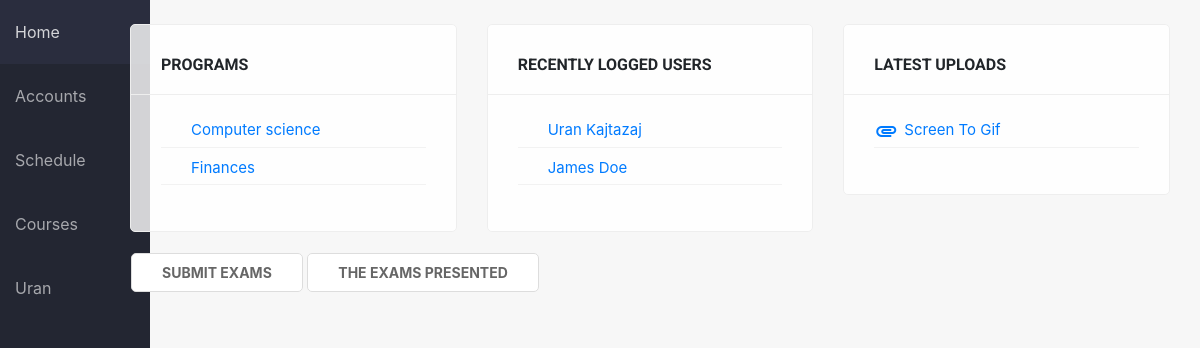
The app's page / (signed in) with its own data.
### sems/models.py (models this page shows, shortened)
class Student(models.Model):
    user = models.OneToOneField(User, on_delete=models.CASCADE, null=True)
    first_name = models.CharField(max_length=100, null=True)
    last_name = models.CharField(max_length=100, null=True)
    picture = models.ImageField(null=True, blank=True, default='no-img.png')
    website = models.URLField(max_length=100, null=True, blank=True)
    email = models.EmailField(max_length=100, null=True)
    program = models.ForeignKey(Program, on_delete=models.SET_NULL, null=True)
    country = models.ForeignKey(State, on_delete=models.SET_NULL, null=True)
    city = models.CharField(max_length=100, null=True)
    course = models.ManyToManyField(Course, related_name='course', blank=True)
    course_teacher = models.ManyToManyField(Course, related_name='course_teacher', blank=True)
    viti = models.IntegerField(choices=YEARS, default=1)
    semester = models.IntegerField(choices=SEMESTER, default=1)
    level = models.CharField(max_length=100, choices=LEVELS, default=1)

class Program(models.Model):
    name = models.CharField(max_length=150)
    summary = models.TextField(null=True, blank=True)

class Upload(models.Model):
    name = models.CharField(max_length=100)
    course = models.ForeignKey(Course, on_delete=models.CASCADE)
    file = models.FileField(upload_to='files/', validators=[FileExtensionValidator(['pdf', 'docx', 'doc', 'xls', 'xlsx', 'ppt', 'pptx', 'zip', 'rar', '7zip'])])
    upload_time = models.DateTimeField(default=datetime.now, null=True)
    def __str__(self):
        return str(self.file)[6:]

### sems/views.py (the view)
# urls.py: re_path(r'^$', views.home_view, name='home'),
def home_view(request):
    uploads = Upload.objects.all().order_by('-upload_time')[:5]
    programs = Program.objects.all()
    users = User.objects.all().order_by('-last_login')[:5]
    news = New.objects.all().order_by('-create_date')[:3]
    if request.user.is_authenticated:
        return render (
            request, 'home.html', {'uploads': uploads, 'programs': programs, 'users': users, 'news': news},
        )
    else:
        return redirect('login')

### sems/templates/home.html (shortened to what this page needs)
{% extends 'base_generic.html' %}
{% block content %}
<div class="container">
    <div class="row">
        {% if news %}
                    {% load static %}
        {% endif %}
        <div class="col-md-4 col-sm-6 col-xs-12">
            <div class="card-box">
                <h6>Programs</h6>
                <ul class="list-unstyled">
                    {% for program in programs %}
                    <a href="{% url 'program_single' pk=program.pk %}"><li>{{ program.name }}</li></a>
                    {% endfor %}
                </ul>
            </div>
        </div>
        <div class="col-md-4 col-sm-6 col-xs-12">
            <div class="card-box">
                <h6>Recently logged users</h6>
                <ul class="list-unstyled">
                    {% for user in users %}
                    <a href="{% url 'student_detail' pk=user.student.pk %}"><li>{{ user.student.first_name }} {{ user.student.last_name }}</li></a>
                    {% endfor %}
                </ul>
            </div>
        </div>
        <div class="col-md-4 col-sm-6 col-xs-12">
            <div class="card-box">
                <h6>Latest uploads</h6>
                {% load static %}
                <ul class="list-unstyled">
                    {% for upload in uploads %}
                    <li><a href="{% url 'course_detail' pk=upload.course.pk %}" title="{{ upload }}"><i class="material-icons">attachment</i> {{ upload.name }}</a></li>
                    {% endfor %}
                </ul>
            </div>
        </div>
        <div class="col-md-12 col-xs-12">
            <div class="empty-box">
                <a href="{% url 'provimet' %}" class="btn btn-primary">Submit exams</a>
                <a href="{% url 'provimet_paraqitura' %}" class="btn btn-primary">The exams presented</a>
            </div>
        </div>
    </div>
</div>
{% endblock %}

### sems/templates/base_generic.html (shortened to what this page needs)
{% load static %}
<html>
<head>
    <link rel="stylesheet" href="https://use.fontawesome.com/releases/v5.0.12/css/all.css">
    <link rel="stylesheet" href="{% static 'css/bootstrap.min.css' %}">
    <link rel="stylesheet" href="{% static 'css/main.css' %}">
    <link rel="stylesheet" href="{% static 'fonts/fontawesome-all.min.css' %}">
</head>
<body>
    <div class="wrapper">
        <div class="container-fluid">
            <div class="row">
                <div class="no-padding col-md-1 col-sm-4">
                    <header>
                        <nav>
                            {% url 'home' as hom %} {% url 'students' as acc %} {% url 'programs' as prog %} {% url 'login' as log %} {% url 'student_detail' pk=user.student.pk as sd %}
                            <a href="{% url 'home' %}" {% if request.path == hom %} class="active" {% endif %}>Home</a>
                            <a href="{% url 'students' %}" {% if request.path == acc %} class="active" {% endif %}>Accounts</a>
                            <a href="{% url 'schedule' %}"> Schedule </a>
                            <a href="{% url 'programs' %}" {% if request.path == prog %} class="active" {% endif %}>Courses</a>
                            <div>
                                {% if not user.is_authenticated %}
                                <a href="{% url 'login' %}" {% if request.path == log %} class="active" {% endif %}>Login</a> {% else %}
                                <div class="dd">
                                    <a {% if request.path == sd %} class="active" {% endif %}>{{ user.student.first_name }}</a>
                                </div>
                                {% endif %}
                            </div>
                        </nav>
                    </header>
                </div>
                <div class="col-md-11 col-sm-8">
                    <br>
                    {% block content %} {% endblock %}
                </div>
            </div>
        </div>
    </div>
</body>
</html>

### sems/static/css/main.css (style rules this page uses)
* { --main-color: #006992; }
body { display: flex; flex-direction: column; background-color: #f7f7f7; min-height: 100vh; }
.wrapper { flex: 1; }
.no-padding { padding: 0; }
nav { background-color: #232632; margin-bottom: 15px; border-bottom: 1px solid #eee; height: 100vh; position: fixed; min-width: 150px; }
nav a { display: block; padding: 20px 15px; color: rgba(255,255,255,.6); transition: 100ms ease; }
a.active { color: rgba(255,255,255,.8); background-color: #2A2D3E; }
.dd::before, .minus::before { content: '+'; position: absolute; right: 0; font-size: 20px; margin-top: 15px; margin-right: 5px; }
.dd { position: relative; cursor: pointer; display: block; color: rgba(255,255,255,.6); }
.shadow-box, .card-box, .empty-box { padding: 30px; border-radius: 5px; margin-bottom: 10px; display: block; border: 1px solid #eee; position: relative; background-color: rgba(255,255,255,.8); position: relative; overflow: hidden; }
.card-box:not(.no-shade)::before { content: ''; width: 100%; height: 70px; border-bottom: 1px solid #eee; z-index: 1; left: 0; top: 0; position: absolute; }
.card-box h6 { z-index: 5; margin-bottom: 40px; text-transform: uppercase; font-family: "Roboto"; font-weight: bold; }
.empty-box { border-color: transparent; background-color: transparent; padding: 10px 0; }
.card-box ul { margin-top: 25px; }
.card-box li, .card-box .label { margin-bottom: 4px; font-size: 15px; border-bottom: 1px solid #f2f2f2; position: relative; transition: 150ms ease; }
.card-box li { padding-left: 30px; padding-top: 5px; padding-bottom: 5px; }
.btn { border: none; text-transform: uppercase; font-size: normal; font-weight: bold; border-radius: 4px; position: relative; padding: 6px 20px; padding-left: 30px; }
.btn-primary, .empty-box a.btn-primary, .empty-box button.btn-primary, input.btn-primary, .btn-third, .btn-danger { border-radius: 5px; background-color: #fff; border: 1px solid #ddd; color: #666; font-size: 14px; box-shadow: none; padding: 8px 30px; background: #fff; }
.material-icons, .label .material-icons { position: absolute; left: 0; }

### records on screen
Program: name "Computer science"
Program: name "Finances"
Upload: name "Screen To Gif"

### other values on screen
{{ user.student.first_name }} "Uran"
{{ user.student.last_name }} "Kajtazaj"
{{ user.student.first_name }} "James"
{{ user.student.last_name }} "Doe"
